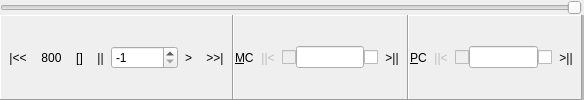
<?xml version="1.0" encoding="UTF-8"?>
<ui version="4.0">
 <class>ProcessorControlClass</class>
 <widget class="QWidget" name="ProcessorControlClass">
  <property name="geometry">
   <rect>
    <x>0</x>
    <y>0</y>
    <width>584</width>
    <height>100</height>
   </rect>
  </property>
  <property name="windowTitle">
   <string>ProcessorControl</string>
  </property>
  <layout class="QGridLayout" name="gridLayout_2">
   <property name="margin">
    <number>0</number>
   </property>
   <property name="spacing">
    <number>0</number>
   </property>
   <item row="1" column="0">
    <widget class="QFrame" name="m_fControls">
     <property name="frameShape">
      <enum>QFrame::Panel</enum>
     </property>
     <property name="frameShadow">
      <enum>QFrame::Raised</enum>
     </property>
     <layout class="QHBoxLayout" name="horizontalLayout">
      <property name="spacing">
       <number>0</number>
      </property>
      <property name="margin">
       <number>1</number>
      </property>
      <item>
       <widget class="QToolButton" name="m_tbStart">
        <property name="toolTip">
         <string>Go to address 0x00000000</string>
        </property>
        <property name="text">
         <string>|&lt;&lt;</string>
        </property>
        <property name="icon">
         <iconset resource="resource.qrc">
          <normaloff>:/images/begin.png</normaloff>:/images/begin.png</iconset>
        </property>
        <property name="autoRaise">
         <bool>true</bool>
        </property>
       </widget>
      </item>
      <item>
       <widget class="QToolButton" name="m_tbOrg">
        <property name="toolTip">
         <string>Go to the beginning of the program</string>
        </property>
        <property name="text">
         <string>800</string>
        </property>
        <property name="icon">
         <iconset resource="resource.qrc">
          <normaloff>:/images/orig.png</normaloff>:/images/orig.png</iconset>
        </property>
        <property name="iconSize">
         <size>
          <width>32</width>
          <height>16</height>
         </size>
        </property>
        <property name="autoRaise">
         <bool>true</bool>
        </property>
       </widget>
      </item>
      <item>
       <widget class="QToolButton" name="m_tbStop">
        <property name="toolTip">
         <string>Start/Stop the processor thread</string>
        </property>
        <property name="text">
         <string>[]</string>
        </property>
        <property name="icon">
         <iconset resource="resource.qrc">
          <normaloff>:/images/stop.png</normaloff>:/images/stop.png</iconset>
        </property>
        <property name="iconSize">
         <size>
          <width>16</width>
          <height>16</height>
         </size>
        </property>
        <property name="checkable">
         <bool>true</bool>
        </property>
        <property name="autoRaise">
         <bool>true</bool>
        </property>
       </widget>
      </item>
      <item>
       <widget class="QToolButton" name="m_tbPause">
        <property name="toolTip">
         <string>Pause the processor</string>
        </property>
        <property name="text">
         <string>||</string>
        </property>
        <property name="icon">
         <iconset resource="resource.qrc">
          <normaloff>:/images/pause.png</normaloff>:/images/pause.png</iconset>
        </property>
        <property name="iconSize">
         <size>
          <width>16</width>
          <height>16</height>
         </size>
        </property>
        <property name="checkable">
         <bool>true</bool>
        </property>
        <property name="autoRaise">
         <bool>true</bool>
        </property>
       </widget>
      </item>
      <item>
       <widget class="QSpinBox" name="m_sbMaxSteps">
        <property name="toolTip">
         <string>Maximum number of steps</string>
        </property>
        <property name="frame">
         <bool>true</bool>
        </property>
        <property name="suffix">
         <string/>
        </property>
        <property name="minimum">
         <number>-1</number>
        </property>
        <property name="maximum">
         <number>2147483647</number>
        </property>
        <property name="value">
         <number>-1</number>
        </property>
       </widget>
      </item>
      <item>
       <widget class="QToolButton" name="m_tbRun">
        <property name="toolTip">
         <string>Run the processor in a seperate thread</string>
        </property>
        <property name="text">
         <string>&gt;</string>
        </property>
        <property name="icon">
         <iconset resource="resource.qrc">
          <normaloff>:/images/run.png</normaloff>:/images/run.png</iconset>
        </property>
        <property name="checkable">
         <bool>true</bool>
        </property>
        <property name="autoRaise">
         <bool>true</bool>
        </property>
       </widget>
      </item>
      <item>
       <widget class="QToolButton" name="m_tbEnd">
        <property name="toolTip">
         <string>Go to address 0xFFFFFFFF</string>
        </property>
        <property name="text">
         <string>&gt;&gt;|</string>
        </property>
        <property name="icon">
         <iconset resource="resource.qrc">
          <normaloff>:/images/end.png</normaloff>:/images/end.png</iconset>
        </property>
        <property name="autoRaise">
         <bool>true</bool>
        </property>
       </widget>
      </item>
     </layout>
    </widget>
   </item>
   <item row="1" column="1">
    <widget class="QFrame" name="m_fMC">
     <property name="frameShape">
      <enum>QFrame::Panel</enum>
     </property>
     <property name="frameShadow">
      <enum>QFrame::Raised</enum>
     </property>
     <layout class="QHBoxLayout" name="horizontalLayout_3">
      <property name="spacing">
       <number>0</number>
      </property>
      <property name="margin">
       <number>1</number>
      </property>
      <item>
       <widget class="QLabel" name="m_lMC">
        <property name="text">
         <string>&amp;MC</string>
        </property>
        <property name="buddy">
         <cstring>m_leMC</cstring>
        </property>
       </widget>
      </item>
      <item>
       <widget class="QToolButton" name="m_tbBackMC">
        <property name="enabled">
         <bool>false</bool>
        </property>
        <property name="text">
         <string>||&lt;</string>
        </property>
        <property name="icon">
         <iconset resource="resource.qrc">
          <normaloff>:/images/micro-step-backward.png</normaloff>:/images/micro-step-backward.png</iconset>
        </property>
        <property name="iconSize">
         <size>
          <width>16</width>
          <height>8</height>
         </size>
        </property>
        <property name="autoRaise">
         <bool>true</bool>
        </property>
       </widget>
      </item>
      <item>
       <widget class="QCheckBox" name="m_chbAutoBackMC">
        <property name="enabled">
         <bool>false</bool>
        </property>
        <property name="text">
         <string/>
        </property>
       </widget>
      </item>
      <item>
       <widget class="QLineEdit" name="m_leMC">
        <property name="frame">
         <bool>true</bool>
        </property>
       </widget>
      </item>
      <item>
       <widget class="QCheckBox" name="m_chbAutoForwardMC">
        <property name="text">
         <string/>
        </property>
       </widget>
      </item>
      <item>
       <widget class="QToolButton" name="m_tbForwardMC">
        <property name="text">
         <string>&gt;||</string>
        </property>
        <property name="icon">
         <iconset resource="resource.qrc">
          <normaloff>:/images/micro-step-forward.png</normaloff>:/images/micro-step-forward.png</iconset>
        </property>
        <property name="iconSize">
         <size>
          <width>16</width>
          <height>8</height>
         </size>
        </property>
        <property name="autoRaise">
         <bool>true</bool>
        </property>
       </widget>
      </item>
     </layout>
    </widget>
   </item>
   <item row="1" column="5">
    <widget class="QFrame" name="frame">
     <property name="frameShape">
      <enum>QFrame::StyledPanel</enum>
     </property>
     <property name="frameShadow">
      <enum>QFrame::Raised</enum>
     </property>
     <layout class="QGridLayout" name="gridLayout">
      <property name="margin">
       <number>0</number>
      </property>
      <property name="spacing">
       <number>0</number>
      </property>
     </layout>
    </widget>
   </item>
   <item row="1" column="2">
    <widget class="QFrame" name="m_fPC">
     <property name="frameShape">
      <enum>QFrame::Panel</enum>
     </property>
     <property name="frameShadow">
      <enum>QFrame::Raised</enum>
     </property>
     <layout class="QHBoxLayout" name="horizontalLayout_2">
      <property name="spacing">
       <number>0</number>
      </property>
      <property name="margin">
       <number>1</number>
      </property>
      <item>
       <widget class="QLabel" name="m_lPC">
        <property name="text">
         <string>&amp;PC</string>
        </property>
        <property name="buddy">
         <cstring>m_lePC</cstring>
        </property>
       </widget>
      </item>
      <item>
       <widget class="QToolButton" name="m_tbBackPC">
        <property name="enabled">
         <bool>false</bool>
        </property>
        <property name="text">
         <string>||&lt;</string>
        </property>
        <property name="icon">
         <iconset resource="resource.qrc">
          <normaloff>:/images/step-backward.png</normaloff>:/images/step-backward.png</iconset>
        </property>
        <property name="iconSize">
         <size>
          <width>16</width>
          <height>8</height>
         </size>
        </property>
        <property name="autoRaise">
         <bool>true</bool>
        </property>
       </widget>
      </item>
      <item>
       <widget class="QCheckBox" name="m_chbAutoBackPC">
        <property name="enabled">
         <bool>false</bool>
        </property>
        <property name="text">
         <string/>
        </property>
       </widget>
      </item>
      <item>
       <widget class="QLineEdit" name="m_lePC">
        <property name="frame">
         <bool>true</bool>
        </property>
       </widget>
      </item>
      <item>
       <widget class="QCheckBox" name="m_chbAutoForwardPC">
        <property name="text">
         <string/>
        </property>
       </widget>
      </item>
      <item>
       <widget class="QToolButton" name="m_tbForwardPC">
        <property name="text">
         <string>&gt;||</string>
        </property>
        <property name="icon">
         <iconset resource="resource.qrc">
          <normaloff>:/images/step-forward.png</normaloff>:/images/step-forward.png</iconset>
        </property>
        <property name="iconSize">
         <size>
          <width>16</width>
          <height>8</height>
         </size>
        </property>
        <property name="autoRaise">
         <bool>true</bool>
        </property>
       </widget>
      </item>
     </layout>
    </widget>
   </item>
   <item row="0" column="0" colspan="3">
    <widget class="QSlider" name="horizontalSlider">
     <property name="maximum">
      <number>2000</number>
     </property>
     <property name="orientation">
      <enum>Qt::Horizontal</enum>
     </property>
     <property name="invertedAppearance">
      <bool>true</bool>
     </property>
     <property name="invertedControls">
      <bool>true</bool>
     </property>
    </widget>
   </item>
  </layout>
 </widget>
 <layoutdefault spacing="6" margin="11"/>
 <tabstops>
  <tabstop>m_tbBackPC</tabstop>
  <tabstop>m_chbAutoBackPC</tabstop>
  <tabstop>m_lePC</tabstop>
  <tabstop>m_chbAutoForwardPC</tabstop>
  <tabstop>m_tbForwardPC</tabstop>
  <tabstop>m_tbBackMC</tabstop>
  <tabstop>m_chbAutoBackMC</tabstop>
  <tabstop>m_leMC</tabstop>
  <tabstop>m_chbAutoForwardMC</tabstop>
  <tabstop>m_tbForwardMC</tabstop>
  <tabstop>m_tbStart</tabstop>
  <tabstop>m_tbOrg</tabstop>
  <tabstop>m_tbPause</tabstop>
  <tabstop>m_sbMaxSteps</tabstop>
  <tabstop>m_tbRun</tabstop>
  <tabstop>m_tbEnd</tabstop>
 </tabstops>
 <resources>
  <include location="resource.qrc"/>
 </resources>
 <connections>
  <connection>
   <sender>m_chbAutoForwardPC</sender>
   <signal>toggled(bool)</signal>
   <receiver>ProcessorControlClass</receiver>
   <slot>setAutoForwardPC(bool)</slot>
   <hints>
    <hint type="sourcelabel">
     <x>541</x>
     <y>27</y>
    </hint>
    <hint type="destinationlabel">
     <x>547</x>
     <y>99</y>
    </hint>
   </hints>
  </connection>
  <connection>
   <sender>m_chbAutoForwardMC</sender>
   <signal>toggled(bool)</signal>
   <receiver>ProcessorControlClass</receiver>
   <slot>setAutoForwardMC(bool)</slot>
   <hints>
    <hint type="sourcelabel">
     <x>549</x>
     <y>68</y>
    </hint>
    <hint type="destinationlabel">
     <x>559</x>
     <y>99</y>
    </hint>
   </hints>
  </connection>
  <connection>
   <sender>m_tbRun</sender>
   <signal>clicked()</signal>
   <receiver>ProcessorControlClass</receiver>
   <slot>startProcessor()</slot>
   <hints>
    <hint type="sourcelabel">
     <x>549</x>
     <y>97</y>
    </hint>
    <hint type="destinationlabel">
     <x>526</x>
     <y>99</y>
    </hint>
   </hints>
  </connection>
  <connection>
   <sender>m_tbPause</sender>
   <signal>clicked()</signal>
   <receiver>ProcessorControlClass</receiver>
   <slot>stopProcessor()</slot>
   <hints>
    <hint type="sourcelabel">
     <x>145</x>
     <y>97</y>
    </hint>
    <hint type="destinationlabel">
     <x>110</x>
     <y>99</y>
    </hint>
   </hints>
  </connection>
  <connection>
   <sender>horizontalSlider</sender>
   <signal>valueChanged(int)</signal>
   <receiver>ProcessorControlClass</receiver>
   <slot>setAutoSpeed(int)</slot>
   <hints>
    <hint type="sourcelabel">
     <x>72</x>
     <y>9</y>
    </hint>
    <hint type="destinationlabel">
     <x>81</x>
     <y>99</y>
    </hint>
   </hints>
  </connection>
  <connection>
   <sender>m_tbEnd</sender>
   <signal>clicked()</signal>
   <receiver>ProcessorControlClass</receiver>
   <slot>goToEnd()</slot>
   <hints>
    <hint type="sourcelabel">
     <x>566</x>
     <y>82</y>
    </hint>
    <hint type="destinationlabel">
     <x>590</x>
     <y>69</y>
    </hint>
   </hints>
  </connection>
  <connection>
   <sender>m_tbStart</sender>
   <signal>clicked()</signal>
   <receiver>ProcessorControlClass</receiver>
   <slot>goToBegin()</slot>
   <hints>
    <hint type="sourcelabel">
     <x>17</x>
     <y>79</y>
    </hint>
    <hint type="destinationlabel">
     <x>-4</x>
     <y>70</y>
    </hint>
   </hints>
  </connection>
 </connections>
 <slots>
  <slot>setAutoForwardPC(bool)</slot>
  <slot>setAutoForwardMC(bool)</slot>
  <slot>startProcessor()</slot>
  <slot>stopProcessor()</slot>
  <slot>setAutoSpeed(int)</slot>
  <slot>goToBegin()</slot>
  <slot>goToEnd()</slot>
 </slots>
</ui>
